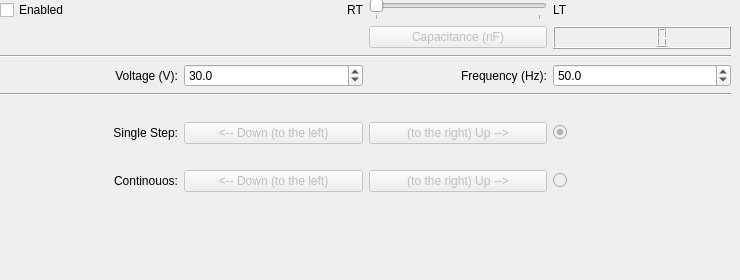
        <widget class="QWidget" name="tab_3">
         <attribute name="title">
          <string>x-Axis</string>
         </attribute>
         <widget class="QWidget" name="gridLayoutWidget">
          <property name="geometry">
           <rect>
            <x>0</x>
            <y>0</y>
            <width>731</width>
            <height>271</height>
           </rect>
          </property>
          <layout class="QGridLayout" name="gridLayout">
           <item row="9" column="3">
            <widget class="QRadioButton" name="cont_radioButton">
             <property name="enabled">
              <bool>false</bool>
             </property>
             <property name="text">
              <string/>
             </property>
            </widget>
           </item>
           <item row="0" column="0">
            <widget class="QCheckBox" name="axis_enabled_checkBox">
             <property name="text">
              <string>Enabled</string>
             </property>
            </widget>
           </item>
           <item row="2" column="0" colspan="4">
            <widget class="Line" name="line_2">
             <property name="orientation">
              <enum>Qt::Horizontal</enum>
             </property>
            </widget>
           </item>
           <item row="0" column="3">
            <widget class="QLabel" name="label_9">
             <property name="text">
              <string>LT</string>
             </property>
            </widget>
           </item>
           <item row="3" column="2">
            <widget class="QLabel" name="label_3">
             <property name="text">
              <string>Frequency (Hz):</string>
             </property>
             <property name="alignment">
              <set>Qt::AlignRight|Qt::AlignTrailing|Qt::AlignVCenter</set>
             </property>
            </widget>
           </item>
           <item row="0" column="1">
            <widget class="QLabel" name="label">
             <property name="text">
              <string>RT</string>
             </property>
             <property name="alignment">
              <set>Qt::AlignRight|Qt::AlignTrailing|Qt::AlignVCenter</set>
             </property>
            </widget>
           </item>
           <item row="7" column="3">
            <widget class="QRadioButton" name="single_radioButton">
             <property name="enabled">
              <bool>false</bool>
             </property>
             <property name="text">
              <string/>
             </property>
             <property name="checked">
              <bool>true</bool>
             </property>
            </widget>
           </item>
           <item row="10" column="0">
            <spacer name="verticalSpacer">
             <property name="orientation">
              <enum>Qt::Vertical</enum>
             </property>
             <property name="sizeHint" stdset="0">
              <size>
               <width>20</width>
               <height>40</height>
              </size>
             </property>
            </spacer>
           </item>
           <item row="3" column="1">
            <widget class="QDoubleSpinBox" name="Voltage_doubleSpinBox">
             <property name="decimals">
              <number>1</number>
             </property>
             <property name="maximum">
              <double>60.000000000000000</double>
             </property>
             <property name="value">
              <double>30.000000000000000</double>
             </property>
            </widget>
           </item>
           <item row="8" column="0">
            <widget class="QLabel" name="label_8">
             <property name="text">
              <string/>
             </property>
            </widget>
           </item>
           <item row="7" column="2">
            <widget class="QPushButton" name="single_up_pushButton">
             <property name="enabled">
              <bool>false</bool>
             </property>
             <property name="text">
              <string>(to the right) Up --&gt;</string>
             </property>
            </widget>
           </item>
           <item row="1" column="2">
            <widget class="QPushButton" name="Capacitance_Button">
             <property name="enabled">
              <bool>false</bool>
             </property>
             <property name="text">
              <string>Capacitance (nF)</string>
             </property>
            </widget>
           </item>
           <item row="1" column="3">
            <widget class="QLCDNumber" name="lcdNumber"/>
           </item>
           <item row="9" column="1">
            <widget class="QPushButton" name="cont_down_pushButton">
             <property name="enabled">
              <bool>false</bool>
             </property>
             <property name="text">
              <string>&lt;-- Down (to the left)</string>
             </property>
             <property name="checkable">
              <bool>true</bool>
             </property>
            </widget>
           </item>
           <item row="3" column="3">
            <widget class="QDoubleSpinBox" name="Frequency_doubleSpinBox">
             <property name="decimals">
              <number>1</number>
             </property>
             <property name="maximum">
              <double>1000.000000000000000</double>
             </property>
             <property name="value">
              <double>50.000000000000000</double>
             </property>
            </widget>
           </item>
           <item row="3" column="0">
            <widget class="QLabel" name="label_2">
             <property name="text">
              <string>Voltage (V):</string>
             </property>
             <property name="alignment">
              <set>Qt::AlignRight|Qt::AlignTrailing|Qt::AlignVCenter</set>
             </property>
            </widget>
           </item>
           <item row="7" column="1">
            <widget class="QPushButton" name="single_down_pushButton">
             <property name="enabled">
              <bool>false</bool>
             </property>
             <property name="text">
              <string>&lt;-- Down (to the left)</string>
             </property>
            </widget>
           </item>
           <item row="7" column="0">
            <widget class="QLabel" name="label_4">
             <property name="text">
              <string>Single Step:</string>
             </property>
             <property name="alignment">
              <set>Qt::AlignRight|Qt::AlignTrailing|Qt::AlignVCenter</set>
             </property>
            </widget>
           </item>
           <item row="0" column="2">
            <widget class="QSlider" name="T_Slider">
             <property name="sizePolicy">
              <sizepolicy hsizetype="Minimum" vsizetype="Fixed">
               <horstretch>0</horstretch>
               <verstretch>0</verstretch>
              </sizepolicy>
             </property>
             <property name="maximum">
              <number>1</number>
             </property>
             <property name="pageStep">
              <number>1</number>
             </property>
             <property name="orientation">
              <enum>Qt::Horizontal</enum>
             </property>
             <property name="tickPosition">
              <enum>QSlider::TicksBelow</enum>
             </property>
            </widget>
           </item>
           <item row="9" column="0">
            <widget class="QLabel" name="label_5">
             <property name="text">
              <string>Continouos:</string>
             </property>
             <property name="alignment">
              <set>Qt::AlignRight|Qt::AlignTrailing|Qt::AlignVCenter</set>
             </property>
            </widget>
           </item>
           <item row="5" column="0" colspan="4">
            <widget class="Line" name="line">
             <property name="orientation">
              <enum>Qt::Horizontal</enum>
             </property>
            </widget>
           </item>
           <item row="9" column="2">
            <widget class="QPushButton" name="cont_up_pushButton">
             <property name="enabled">
              <bool>false</bool>
             </property>
             <property name="text">
              <string>(to the right) Up --&gt;</string>
             </property>
             <property name="checkable">
              <bool>true</bool>
             </property>
            </widget>
           </item>
           <item row="6" column="2">
            <widget class="QLabel" name="label_6">
             <property name="text">
              <string/>
             </property>
             <property name="alignment">
              <set>Qt::AlignRight|Qt::AlignTrailing|Qt::AlignVCenter</set>
             </property>
            </widget>
           </item>
           <item row="6" column="1">
            <widget class="QLabel" name="label_7">
             <property name="text">
              <string/>
             </property>
             <property name="alignment">
              <set>Qt::AlignRight|Qt::AlignTrailing|Qt::AlignVCenter</set>
             </property>
            </widget>
           </item>
          </layout>
         </widget>
        </widget>
